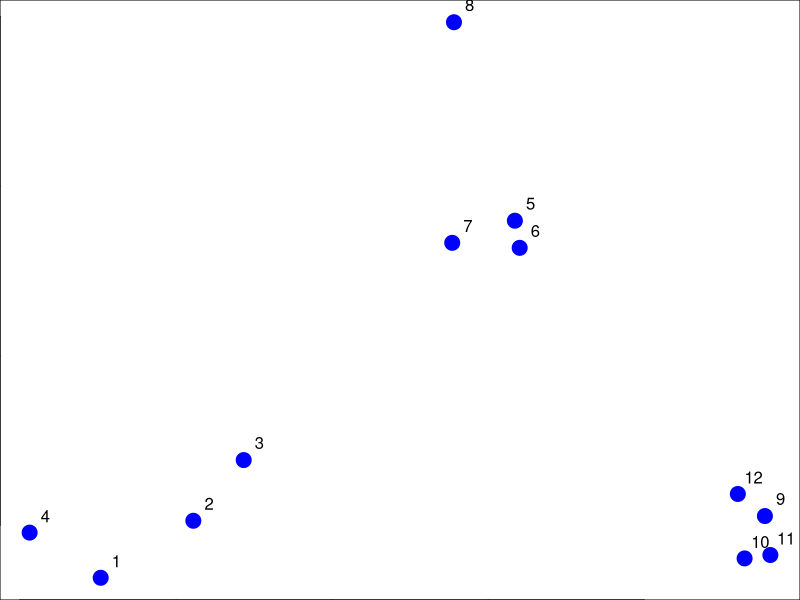
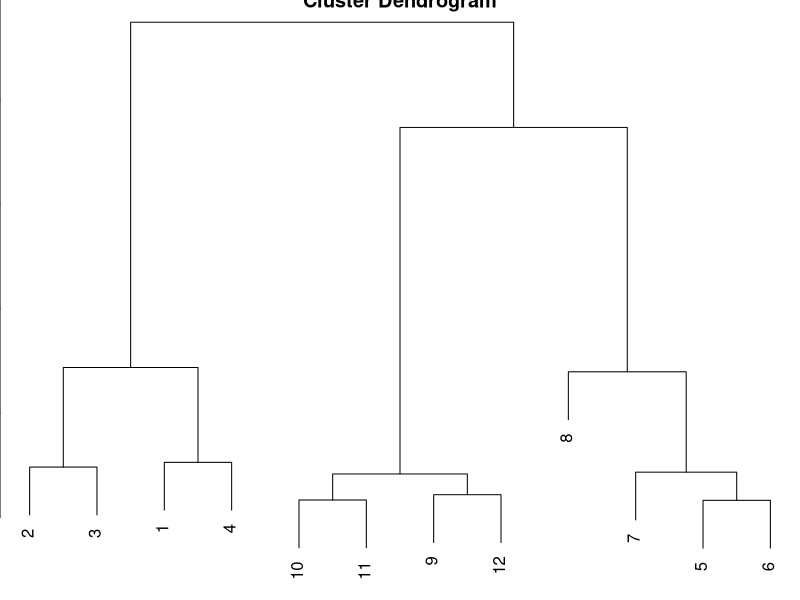
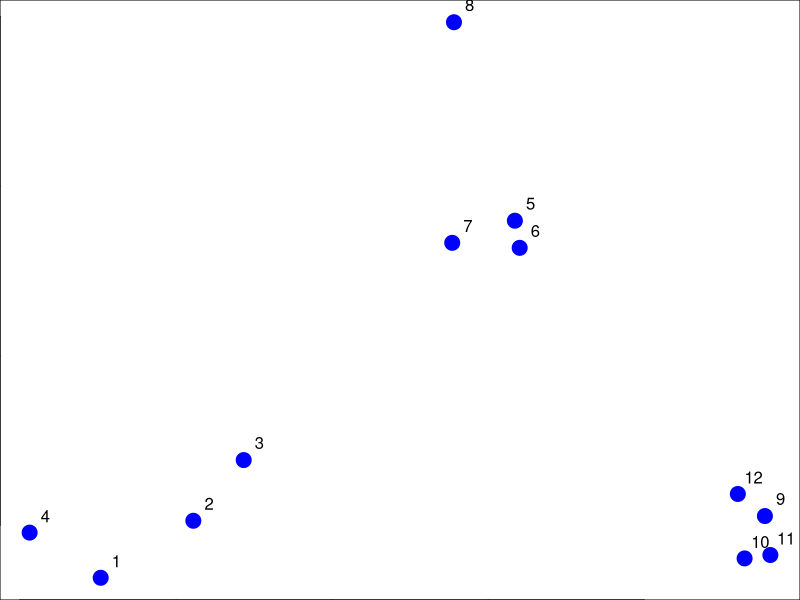
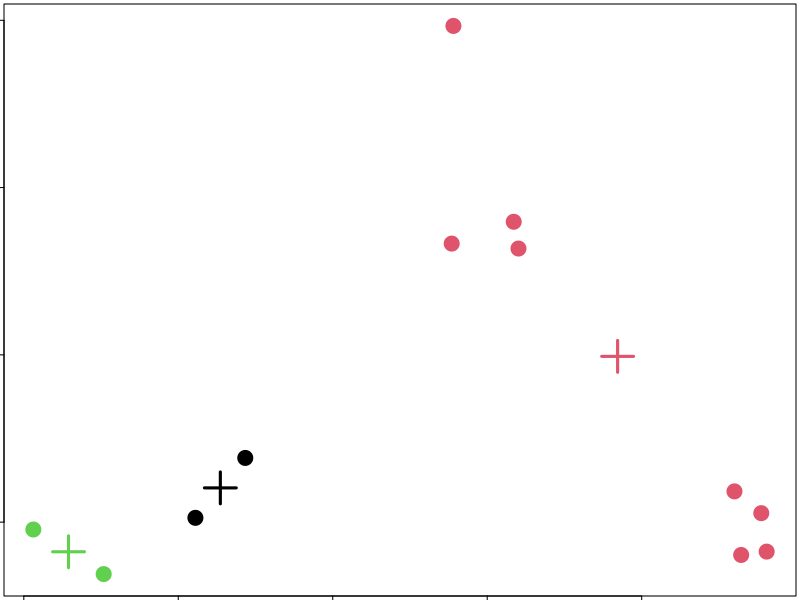
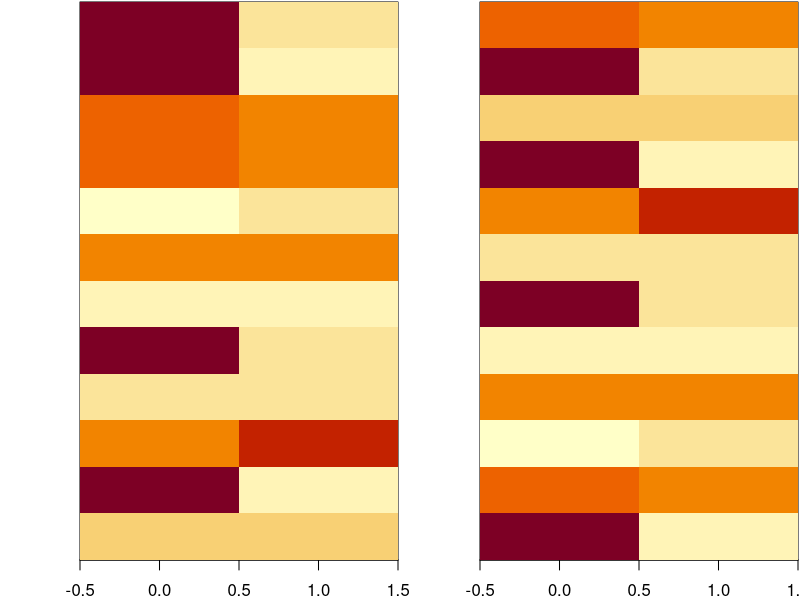
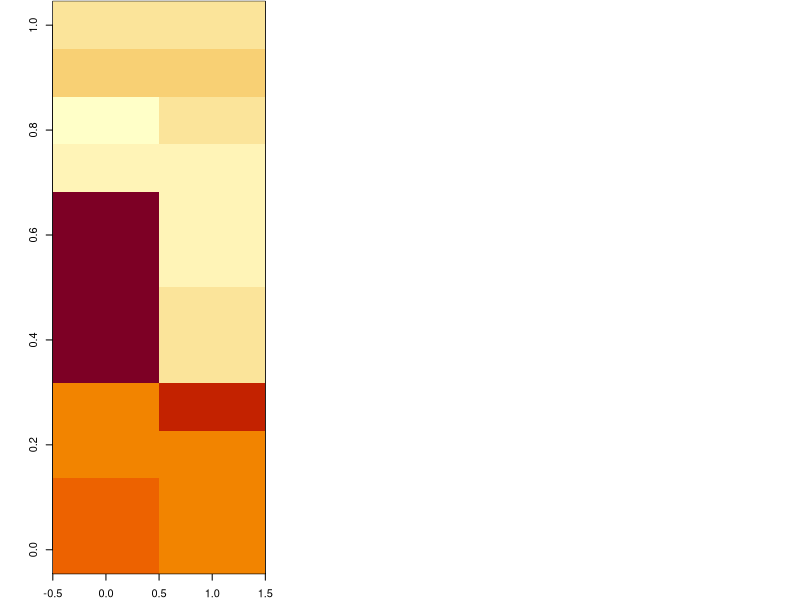

Source code (R) for these figures, in order:
## ---- chunk 1
#random sets
set.seed(1234)
par(mar= c(0,0,0,0))
x<- rnorm(12, mean= rep(1:3, each=4), sd=0.2)
y<- rnorm(12, mean=rep(c(1,2,1),each=4),sd=0.2)
plot(x,y,col="blue", pch=19, cex=2)
text(x+ 0.05, y+0.05, labels= as.character(1:12))


#Calculate the distance
dataFrame <- data.frame(x=x, y=y)
dist(dataFrame)

#clustering (create a dendrogram)
distxy<- dist(dataFrame)
hClustering <- hclust(distxy)
plot(hClustering)
## ---- chunk 2
#Random sets
set.seed(1234)
par(mar= c(0,0,0,0))
x<- rnorm(12, mean= rep(1:3, each=4), sd=0.2)
y<- rnorm(12, mean=rep(c(1,2,1),each=4),sd=0.2)
plot(x,y,col="blue", pch=19, cex=2)
text(x+ 0.05, y+0.05, labels= as.character(1:12))

#kmeans functions
kmeansObj <- kmeans(dataFrame, centers=3)
names(kmeansObj)
kmeansObj$cluster

#plot the data
par(mar=rep(0.2,4))
plot(x,y, col=kmeansObj$cluster, pch=19, cex=2)
points(kmeansObj$centers, col=1:3, pch=3, cex=3, lwd=3)

#alt: heatmap
set.seed(1234)
dataMatrix <- as.matrix(dataFrame)[sample(1:12),]
kmeansObj2 <- kmeans(dataMatrix, centers =3)
par(mfrow=c(1,2), mar= c(2,4,0.1,0.1))
image(t(dataMatrix)[,nrow(dataMatrix):1],yaxt= "n")
image(t(dataMatrix)[,order(kmeansObj$cluster)],yaxt= "n")

## ---- chunk 3
#Data frame
hh<- hclust(dist(dataMatrix))
dataMatrixOrd <- dataMatrix[hh$order,]
par(mfrow=c(1,3))

#COmponenets of the SVD- u and v

svd1 <- svd(scale(dataMatrixOrd))
par(mfrow=c(1,3))
image(t(dataMatrixOrd)[, nrow(dataMatrixOrd):1])

